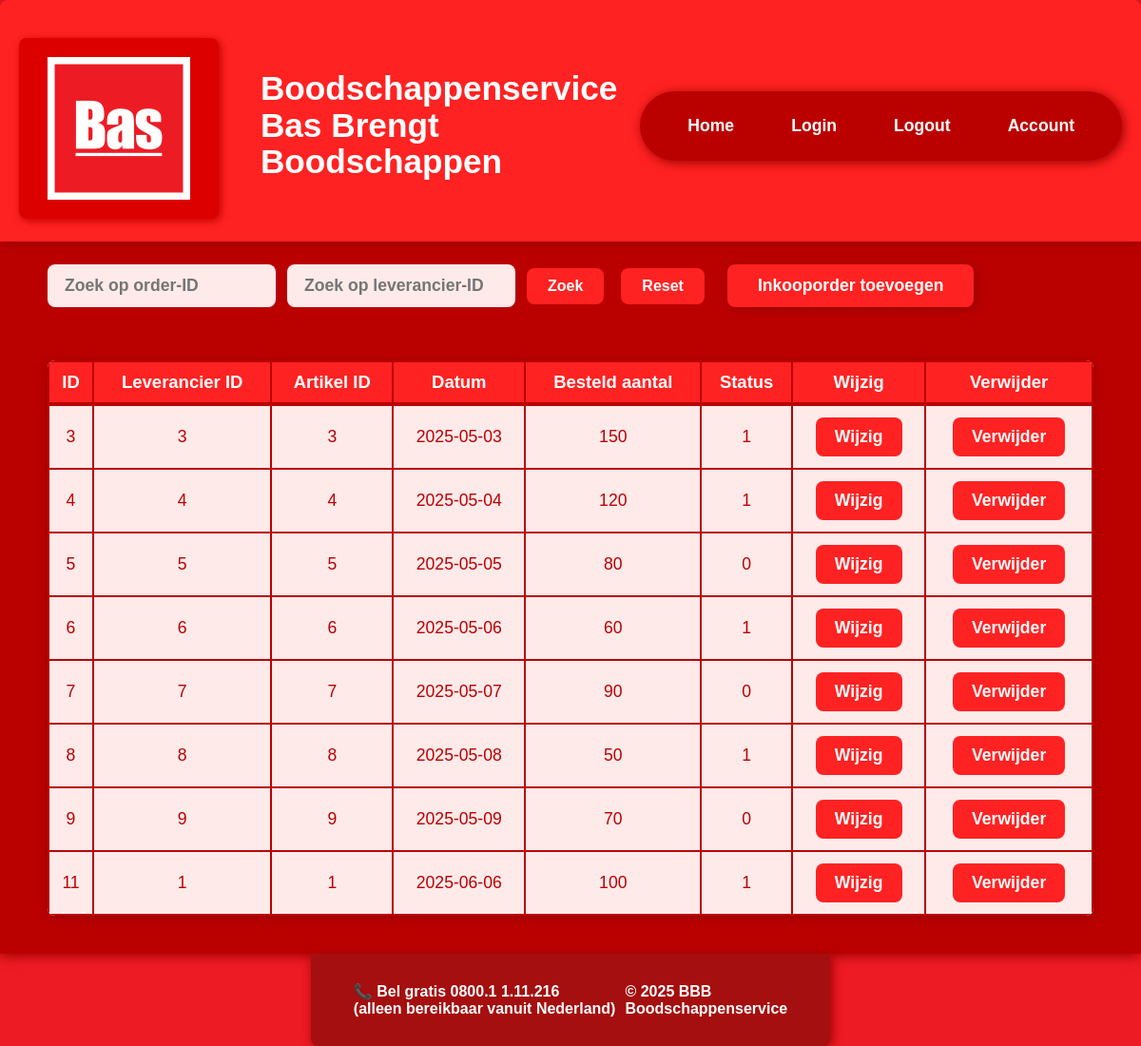
Page /inkooporders/read.php on the committed database.
### tables this page shows
CREATE TABLE `inkooporder` (
  `inkOrdId` int(11) NOT NULL,
  `levId` int(11) NOT NULL,
  `artId` int(11) NOT NULL,
  `inkOrdDatum` date DEFAULT NULL,
  `inkOrdBestAantal` int(11) DEFAULT NULL,
  `inkOrdStatus` tinyint(1) DEFAULT NULL
);

### src/classes/inkooporder.php (called while the page is built, shortened)
<?php
class inkooporder extends Database
{
    public function getInkooporders(): array
    {
        $stmt = self::$conn->query("SELECT * FROM inkooporder");
        return $stmt->fetchAll(\PDO::FETCH_ASSOC);
    }
}
?>

### src/inkooporders/read.php (the view, shortened to what this page needs)
<?php
require_once '../classes/inkooporder.php';
$inkooporderObj = new inkooporder();
$zoekId = isset($_GET['zoekId']) ? trim($_GET['zoekId']) : '';
$zoekLevId = isset($_GET['zoekLevId']) ? trim($_GET['zoekLevId']) : '';
$inkooporders = [];
if ($zoekId !== '') {
    $row = $inkooporderObj->zoekOpId((int)$zoekId);
    if ($row) $inkooporders[] = $row;
} elseif ($zoekLevId !== '') {
    $inkooporders = $inkooporderObj->zoekOpLeverancier($zoekLevId);
} else {
    $inkooporders = $inkooporderObj->getInkooporders();
}
require_once '../Includes/header.php';
?>
<main class="bas-main">
    <div class="crud-searchbar-container">
        <form method="get" class="crud-searchbar-form">
            <input type="number" name="zoekId" class="crud-searchbar-input" placeholder="Zoek op order-ID" value="<?= htmlspecialchars($zoekId) ?>">
            <input type="number" name="zoekLevId" class="crud-searchbar-input" placeholder="Zoek op leverancier-ID" value="<?= htmlspecialchars($zoekLevId) ?>">
            <button type="submit" class="crud-searchbar-btn">Zoek</button>
            <a href="read.php" class="crud-searchbar-btn">Reset</a>
        </form>
        <a href="insert.php" class="crud-add-btn">Inkooporder toevoegen</a>
    </div>
    <table class="bas-tabel">
        <thead>
            <tr>
                <th>ID</th>
                <th>Leverancier ID</th>
                <th>Artikel ID</th>
                <th>Datum</th>
                <th>Besteld aantal</th>
                <th>Status</th>
                <th>Wijzig</th>
                <th>Verwijder</th>
            </tr>
        </thead>
        <tbody>
        <?php if (empty($inkooporders)): ?>
            <tr>
                <td colspan="8">Geen inkooporders gevonden.</td>
            </tr>
        <?php else: ?>
            <?php foreach ($inkooporders as $order): ?>
                <tr>
                    <td><?= htmlspecialchars($order['inkOrdId']) ?></td>
                    <td><?= htmlspecialchars($order['levId']) ?></td>
                    <td><?= htmlspecialchars($order['artId']) ?></td>
                    <td><?= htmlspecialchars($order['inkOrdDatum']) ?></td>
                    <td><?= htmlspecialchars($order['inkOrdBestAantal']) ?></td>
                    <td><?= htmlspecialchars($order['inkOrdStatus']) ?></td>
                    <td>
                        <a href="update.php?inkOrdId=<?= $order['inkOrdId'] ?>" class="bas-tabel-btn">Wijzig</a>
                    </td>
                    <td>
                        <form method="post" action="delete.php" onsubmit="return confirm('Weet je zeker dat je deze inkooporder wilt verwijderen?');">
                            <button type="submit" name="verwijderen" class="bas-tabel-btn">Verwijder</button>
                        </form>
                    </td>
                </tr>
            <?php endforeach; ?>
        <?php endif; ?>
        </tbody>
    </table>
</main>
<?php require_once '../Includes/footer.php'; ?>
</body>
</html>

### src/style.css (style rules this page uses)
html, body { width: 100%; overflow-x: hidden; }
body { margin: 0; padding: 0; background-color: #ED1B24; font-size: 16px; font-family: Arial, Helvetica, sans-serif; color: #fff; }
.bas-main { background: #b00; min-height: 80vh; padding: 0; margin: 0; display: flex; flex-direction: column; justify-content: center; align-items: center; box-shadow: 0 2px 12px #900; }
.crud-searchbar-container { display: flex; justify-content: flex-start; align-items: center; background: #b00; padding: 24px 18px; border-radius: 12px; margin: 0 auto 32px auto; max-width: 1100px; width: 98%; gap: 24px; }
.crud-searchbar-form { display: flex; gap: 12px; align-items: center; margin: 0; }
.crud-searchbar-input { padding: 12px 18px; border-radius: 8px; border: none; background: #ffeaea; color: #b00; font-size: 1.1em; font-weight: bold; min-width: 200px; max-width: 240px; transition: box-shadow 0.2s; box-sizing: border-box; }
.crud-searchbar-btn { background: #ff2222; color: #fff; border: none; border-radius: 8px; padding: 10px 22px; font-weight: bold; font-size: 1em; cursor: pointer; text-decoration: none; margin-right: 6px; transition: background 0.2s, color 0.2s; }
.crud-searchbar-btn:last-child { margin-right: 0; }
.crud-add-btn { background: #ff2222; color: #fff; border: none; border-radius: 8px; padding: 12px 32px; font-weight: bold; font-size: 1.1em; text-decoration: none; transition: background 0.2s, color 0.2s; box-shadow: 2px 2px 12px #900; }
.bas-tabel { width: 98%; max-width: 1100px; margin: 0 auto 40px auto; border-collapse: collapse; background: #fff; color: #b00; font-size: 1.1em; border-radius: 8px; overflow: hidden; box-shadow: 0 2px 12px #900; }
.bas-tabel th, .bas-tabel td { border: 2.5px solid #b00; padding: 10px 8px; text-align: center; background: #ffeaea; }
.bas-tabel th { background: #ff2222; color: #fff; font-size: 1.05em; border-bottom: 4px solid #b00; }
.bas-tabel tr:nth-child(even) { background: #fff6f6; }
.bas-tabel-btn { background: #ff2222; border: none; outline: none; color: #fff; padding: 10px 20px; border-radius: 8px; text-decoration: none; font-weight: bold; transition: background 0.2s, color 0.2s; display: inline-block; text-align: center; cursor: pointer; font-size: 1em; margin: 2px 0; }

### rows in the picture
inkooporder: inkOrdId "3", levId "3", artId "3", inkOrdDatum "2025-05-03", inkOrdBestAantal "150", inkOrdStatus "1"
inkooporder: inkOrdId "4", levId "4", artId "4", inkOrdDatum "2025-05-04", inkOrdBestAantal "120", inkOrdStatus "1"
inkooporder: inkOrdId "5", levId "5", artId "5", inkOrdDatum "2025-05-05", inkOrdBestAantal "80", inkOrdStatus "0"
inkooporder: inkOrdId "6", levId "6", artId "6", inkOrdDatum "2025-05-06", inkOrdBestAantal "60", inkOrdStatus "1"
inkooporder: inkOrdId "7", levId "7", artId "7", inkOrdDatum "2025-05-07", inkOrdBestAantal "90", inkOrdStatus "0"
inkooporder: inkOrdId "8", levId "8", artId "8", inkOrdDatum "2025-05-08", inkOrdBestAantal "50", inkOrdStatus "1"
inkooporder: inkOrdId "9", levId "9", artId "9", inkOrdDatum "2025-05-09", inkOrdBestAantal "70", inkOrdStatus "0"
inkooporder: inkOrdId "11", levId "1", artId "1", inkOrdDatum "2025-06-06", inkOrdBestAantal "100", inkOrdStatus "1"
